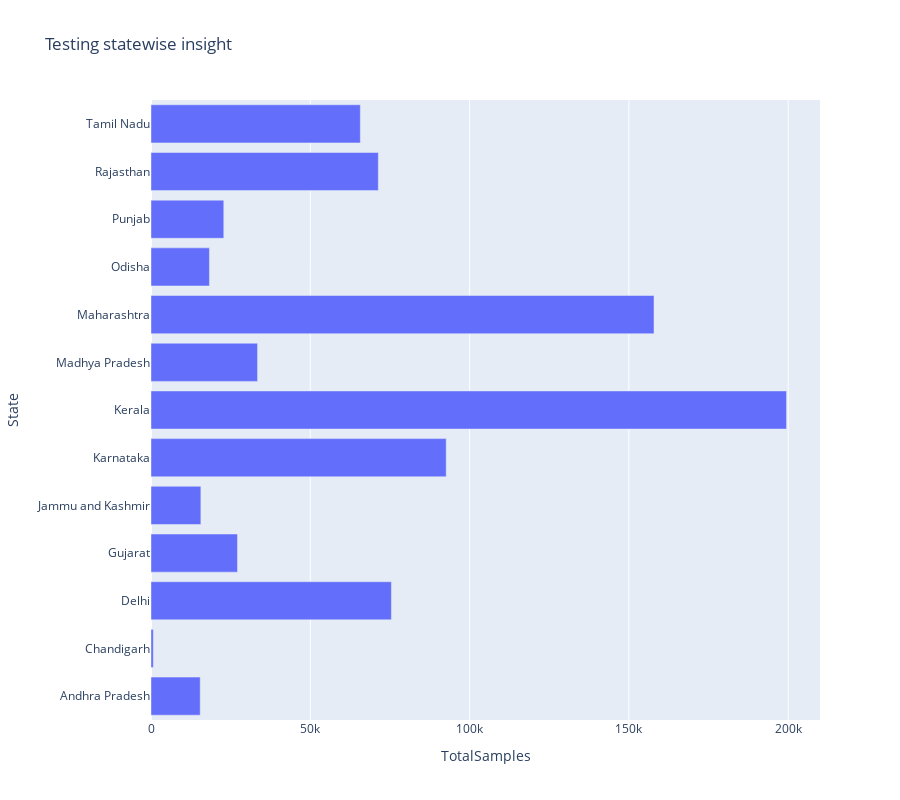

The cell this chart's notebook holds for it:
### Markdown cell above
# Testings

### Code cell
testing=state_testing.groupby('State').sum().reset_index()
fig = px.bar(testing, 
             x="TotalSamples",
             y="State", 
             orientation='h',
             height=800,
             title='Testing statewise insight')
fig.show()

### Figure 1 — Plotly figure (JSON) as saved in the notebook; plotly's stock layout.template omitted (floating-point values rounded to 4 significant figures)
{"data": [{"alignmentgroup": "True", "hoverlabel": {"namelength": 0}, "hovertemplate": "TotalSamples=%{x}<br>State=%{y}", "legendgroup": "", "marker": {"color": "#636efa"}, "name": "", "offsetgroup": "", "orientation": "h", "showlegend": false, "textposition": "auto", "type": "bar", "x": [15447, 730, 75460, 27140, 15653, 92661, 199488, 33445, 157882, 18346, 22844, 71348, 65708], "xaxis": "x", "y": ["Andhra Pradesh", "Chandigarh", "Delhi", "Gujarat", "Jammu and Kashmir", "Karnataka", "Kerala", "Madhya Pradesh", "Maharashtra", "Odisha", "Punjab", "Rajasthan", "Tamil Nadu"], "yaxis": "y"}], "layout": {"barmode": "relative", "height": 800, "legend": {"tracegroupgap": 0}, "title": {"text": "Testing statewise insight"}, "xaxis": {"anchor": "y", "domain": [0, 1], "title": {"text": "TotalSamples"}}, "yaxis": {"anchor": "x", "domain": [0, 1], "title": {"text": "State"}}}}
